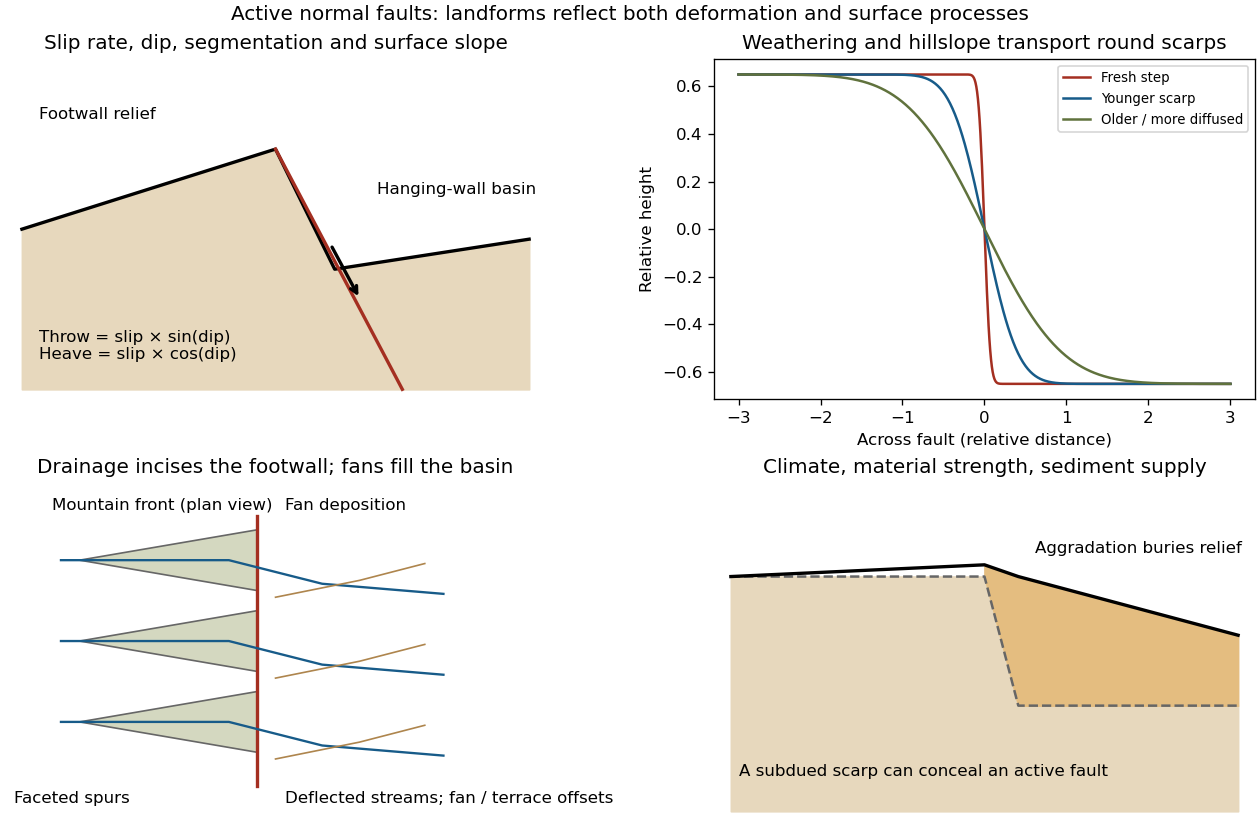

Here is the Python script that generated this plot:
"""Original normal-fault geomorphology sketches, not copies of exam figures.
Python 3.14.4 / NumPy 2.3.5 / Matplotlib 3.10.7; opaque basename PNG to CWD.
"""
from pathlib import Path
import math
import numpy as np
import matplotlib
matplotlib.use('Agg')
import matplotlib.pyplot as plt
from matplotlib.patches import Polygon


def main():
    plt.rcParams.update({'font.size':10})
    fig,axes=plt.subplots(2,2,figsize=(10.5,6.9),layout='constrained')
    ax=axes[0,0]
    ax.fill_between([-3,0,.7,3],[-.2,.6,-.6,-.3],-1.8,color='#e7d8bd')
    ax.plot([-3,0,.7,3],[-.2,.6,-.6,-.3],'k',lw=2)
    ax.plot([0,1.5],[.6,-1.8],color='#a42f21',lw=2)
    ax.annotate('',xy=(1,-.9),xytext=(.65,-.35),arrowprops={'arrowstyle':'->','lw':2})
    ax.text(-2.8,.9,'Footwall relief');ax.text(1.2,.15,'Hanging-wall basin')
    ax.text(-2.8,-1.5,'Throw = slip × sin(dip)\nHeave = slip × cos(dip)')
    ax.set(title='Slip rate, dip, segmentation and surface slope',xlim=(-3.2,3.2),ylim=(-1.9,1.5));ax.axis('off')
    ax=axes[0,1];x=np.linspace(-3,3,601)
    for width,label,color in [(.08,'Fresh step','#a42f21'),(.45,'Younger scarp','#175b89'),(1.05,'Older / more diffused','#60723d')]:
        y=-.65*np.array([math.erf(a/width) for a in x]);ax.plot(x,y,color=color,label=label)
    ax.set(title='Weathering and hillslope transport round scarps',xlabel='Across fault (relative distance)',ylabel='Relative height');ax.legend(fontsize=8)
    ax=axes[1,0]
    ax.plot([0,0],[0,4],'#a42f21',lw=2)
    for y in (.5,1.7,2.9):
        ax.add_patch(Polygon([(-1.9,y+.45),(0,y),(0,y+.9)],facecolor='#d4d8c0',edgecolor='0.4'))
        ax.plot([-2.1,-.3,.7,2],[y+.45,y+.45,y+.1,y-.05],color='#175b89',lw=1.4)
        ax.plot([.2,1.1,1.8],[y-.1,y+.15,y+.4],color='#ae854d',lw=1)
    ax.text(-2.2,4.1,'Mountain front (plan view)');ax.text(-2.6,-.25,'Faceted spurs');ax.text(.3,4.1,'Fan deposition')
    ax.text(.3,-.25,'Deflected streams; fan / terrace offsets')
    ax.set(xlim=(-2.7,3.1),ylim=(-.55,4.5),title='Drainage incises the footwall; fans fill the basin');ax.axis('off')
    ax=axes[1,1]
    ax.fill_between([-3,0,.4,3],[.6,.6,-.5,-.5],-1.4,color='#e7d8bd')
    ax.plot([-3,0,.4,3],[.6,.6,-.5,-.5],color='0.4',ls='--')
    ax.fill_between([0,.4,3],[.7,.6,.1],[.6,-.5,-.5],color='#e4bd80')
    ax.plot([-3,0,.4,3],[.6,.7,.6,.1],'k',lw=2)
    ax.text(.6,.8,'Aggradation buries relief');ax.text(-2.9,-1.1,'A subdued scarp can conceal an active fault')
    ax.set(xlim=(-3.2,3.2),ylim=(-1.5,1.4),title='Climate, material strength, sediment supply');ax.axis('off')
    fig.suptitle('Active normal faults: landforms reflect both deformation and surface processes')
    fig.savefig(Path.cwd()/(Path(__file__).stem+'.png'),dpi=120,facecolor='white',transparent=False)
    plt.close(fig)


if __name__ == '__main__': main()
